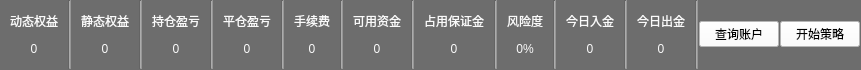
     <widget class="QWidget" name="panel_show_account" native="true">
      <property name="minimumSize">
       <size>
        <width>0</width>
        <height>70</height>
       </size>
      </property>
      <property name="maximumSize">
       <size>
        <width>16777215</width>
        <height>70</height>
       </size>
      </property>
      <property name="styleSheet">
       <string notr="true">background-color: rgb(109, 109, 109);
color: rgb(250, 250, 250);
font: 100 10pt &quot;微软雅黑&quot;;</string>
      </property>
      <layout class="QHBoxLayout" name="horizontalLayout_panel_show_account">
       <property name="spacing">
        <number>1</number>
       </property>
       <property name="leftMargin">
        <number>1</number>
       </property>
       <property name="topMargin">
        <number>0</number>
       </property>
       <property name="rightMargin">
        <number>1</number>
       </property>
       <property name="bottomMargin">
        <number>1</number>
       </property>
       <item>
        <widget class="QWidget" name="widget_dongtaiquanyi" native="true">
         <property name="styleSheet">
          <string notr="true">border-right-color: rgb(170, 164, 162);</string>
         </property>
         <layout class="QGridLayout" name="gridLayout_5">
          <item row="1" column="0">
           <widget class="QLabel" name="label_value_dongtaiquanyi">
            <property name="text">
             <string>0</string>
            </property>
            <property name="alignment">
             <set>Qt::AlignCenter</set>
            </property>
           </widget>
          </item>
          <item row="0" column="0">
           <widget class="QLabel" name="label_dongtaiquanyi">
            <property name="text">
             <string>动态权益</string>
            </property>
            <property name="alignment">
             <set>Qt::AlignCenter</set>
            </property>
           </widget>
          </item>
         </layout>
        </widget>
       </item>
       <item>
        <widget class="Line" name="line_13">
         <property name="styleSheet">
          <string notr="true">background-color: rgb(150, 150, 150);</string>
         </property>
         <property name="orientation">
          <enum>Qt::Vertical</enum>
         </property>
        </widget>
       </item>
       <item>
        <widget class="QWidget" name="widget_jingtaiquanyi" native="true">
         <property name="styleSheet">
          <string notr="true">border-right-color: rgb(170, 164, 162);</string>
         </property>
         <layout class="QVBoxLayout" name="verticalLayout_3">
          <item>
           <widget class="QLabel" name="label_jingtaiquanyi">
            <property name="text">
             <string>静态权益</string>
            </property>
            <property name="alignment">
             <set>Qt::AlignCenter</set>
            </property>
           </widget>
          </item>
          <item>
           <widget class="QLabel" name="label_value_jingtaiquanyi">
            <property name="text">
             <string>0</string>
            </property>
            <property name="alignment">
             <set>Qt::AlignCenter</set>
            </property>
           </widget>
          </item>
         </layout>
        </widget>
       </item>
       <item>
        <widget class="Line" name="line_14">
         <property name="styleSheet">
          <string notr="true">background-color: rgb(150, 150, 150);</string>
         </property>
         <property name="orientation">
          <enum>Qt::Vertical</enum>
         </property>
        </widget>
       </item>
       <item>
        <widget class="QWidget" name="widget_chicangyingkui" native="true">
         <property name="styleSheet">
          <string notr="true">border-right-color: rgb(170, 164, 162);</string>
         </property>
         <layout class="QVBoxLayout" name="verticalLayout_8">
          <item>
           <widget class="QLabel" name="label_chicangyingkui">
            <property name="text">
             <string>持仓盈亏</string>
            </property>
            <property name="alignment">
             <set>Qt::AlignCenter</set>
            </property>
           </widget>
          </item>
          <item>
           <widget class="QLabel" name="label_value_chicangyingkui">
            <property name="text">
             <string>0</string>
            </property>
            <property name="alignment">
             <set>Qt::AlignCenter</set>
            </property>
           </widget>
          </item>
         </layout>
        </widget>
       </item>
       <item>
        <widget class="Line" name="line_15">
         <property name="styleSheet">
          <string notr="true">background-color: rgb(150, 150, 150);</string>
         </property>
         <property name="orientation">
          <enum>Qt::Vertical</enum>
         </property>
        </widget>
       </item>
       <item>
        <widget class="QWidget" name="widget_pingcangyingkui" native="true">
         <property name="styleSheet">
          <string notr="true">border-right-color: rgb(170, 164, 162);</string>
         </property>
         <layout class="QVBoxLayout" name="verticalLayout_9">
          <item>
           <widget class="QLabel" name="label_pingcangyingkui">
            <property name="text">
             <string>平仓盈亏</string>
            </property>
            <property name="alignment">
             <set>Qt::AlignCenter</set>
            </property>
           </widget>
          </item>
          <item>
           <widget class="QLabel" name="label_value_pingcangyingkui">
            <property name="text">
             <string>0</string>
            </property>
            <property name="alignment">
             <set>Qt::AlignCenter</set>
            </property>
           </widget>
          </item>
         </layout>
        </widget>
       </item>
       <item>
        <widget class="Line" name="line_16">
         <property name="styleSheet">
          <string notr="true">background-color: rgb(150, 150, 150);</string>
         </property>
         <property name="orientation">
          <enum>Qt::Vertical</enum>
         </property>
        </widget>
       </item>
       <item>
        <widget class="QWidget" name="widget_shouxufei" native="true">
         <property name="styleSheet">
          <string notr="true">border-right-color: rgb(170, 164, 162);</string>
         </property>
         <layout class="QVBoxLayout" name="verticalLayout_10">
          <item>
           <widget class="QLabel" name="label_shouxufei">
            <property name="text">
             <string>手续费</string>
            </property>
            <property name="alignment">
             <set>Qt::AlignCenter</set>
            </property>
           </widget>
          </item>
          <item>
           <widget class="QLabel" name="label_value_shouxufei">
            <property name="text">
             <string>0</string>
            </property>
            <property name="alignment">
             <set>Qt::AlignCenter</set>
            </property>
           </widget>
          </item>
         </layout>
        </widget>
       </item>
       <item>
        <widget class="Line" name="line_17">
         <property name="styleSheet">
          <string notr="true">background-color: rgb(150, 150, 150);</string>
         </property>
         <property name="orientation">
          <enum>Qt::Vertical</enum>
         </property>
        </widget>
       </item>
       <item>
        <widget class="QWidget" name="widget_keyongzijin" native="true">
         <property name="styleSheet">
          <string notr="true">border-right-color: rgb(170, 164, 162);</string>
         </property>
         <layout class="QVBoxLayout" name="verticalLayout_11">
          <item>
           <widget class="QLabel" name="label_keyongzijin">
            <property name="text">
             <string>可用资金</string>
            </property>
            <property name="alignment">
             <set>Qt::AlignCenter</set>
            </property>
           </widget>
          </item>
          <item>
           <widget class="QLabel" name="label_value_keyongzijin">
            <property name="text">
             <string>0</string>
            </property>
            <property name="alignment">
             <set>Qt::AlignCenter</set>
            </property>
           </widget>
          </item>
         </layout>
        </widget>
       </item>
       <item>
        <widget class="Line" name="line_18">
         <property name="styleSheet">
          <string notr="true">background-color: rgb(150, 150, 150);</string>
         </property>
         <property name="orientation">
          <enum>Qt::Vertical</enum>
         </property>
        </widget>
       </item>
       <item>
        <widget class="QWidget" name="widget_zhanyongbaozhengjin" native="true">
         <property name="styleSheet">
          <string notr="true">border-right-color: rgb(170, 164, 162);</string>
         </property>
         <layout class="QVBoxLayout" name="verticalLayout_12">
          <item>
           <widget class="QLabel" name="label_zhanyongbaozhengjin">
            <property name="text">
             <string>占用保证金</string>
            </property>
            <property name="alignment">
             <set>Qt::AlignCenter</set>
            </property>
           </widget>
          </item>
          <item>
           <widget class="QLabel" name="label_value_zhanyongbaozhengjin">
            <property name="text">
             <string>0</string>
            </property>
            <property name="alignment">
             <set>Qt::AlignCenter</set>
            </property>
           </widget>
          </item>
         </layout>
        </widget>
       </item>
       <item>
        <widget class="Line" name="line_19">
         <property name="styleSheet">
          <string notr="true">background-color: rgb(150, 150, 150);</string>
         </property>
         <property name="orientation">
          <enum>Qt::Vertical</enum>
         </property>
        </widget>
       </item>
       <item>
        <widget class="QWidget" name="widget_fengxiandu" native="true">
         <property name="styleSheet">
          <string notr="true">border-right-color: rgb(170, 164, 162);</string>
         </property>
         <layout class="QVBoxLayout" name="verticalLayout_5">
          <item>
           <widget class="QLabel" name="label_fengxiandu">
            <property name="text">
             <string>风险度</string>
            </property>
            <property name="alignment">
             <set>Qt::AlignCenter</set>
            </property>
           </widget>
          </item>
          <item>
           <widget class="QLabel" name="label_value_fengxiandu">
            <property name="text">
             <string>0%</string>
            </property>
            <property name="alignment">
             <set>Qt::AlignCenter</set>
            </property>
           </widget>
          </item>
         </layout>
        </widget>
       </item>
       <item>
        <widget class="Line" name="line_10">
         <property name="styleSheet">
          <string notr="true">background-color: rgb(150, 150, 150);</string>
         </property>
         <property name="orientation">
          <enum>Qt::Vertical</enum>
         </property>
        </widget>
       </item>
       <item>
        <widget class="QWidget" name="widget_jinrirujin" native="true">
         <property name="styleSheet">
          <string notr="true">border-right-color: rgb(170, 164, 162);</string>
         </property>
         <layout class="QVBoxLayout" name="verticalLayout_6">
          <item>
           <widget class="QLabel" name="label_jinrirujin">
            <property name="text">
             <string>今日入金</string>
            </property>
            <property name="alignment">
             <set>Qt::AlignCenter</set>
            </property>
           </widget>
          </item>
          <item>
           <widget class="QLabel" name="label_value_jinrirujin">
            <property name="text">
             <string>0</string>
            </property>
            <property name="alignment">
             <set>Qt::AlignCenter</set>
            </property>
           </widget>
          </item>
         </layout>
        </widget>
       </item>
       <item>
        <widget class="Line" name="line_11">
         <property name="styleSheet">
          <string notr="true">background-color: rgb(150, 150, 150);</string>
         </property>
         <property name="orientation">
          <enum>Qt::Vertical</enum>
         </property>
        </widget>
       </item>
       <item>
        <widget class="QWidget" name="widget_jinrichujin" native="true">
         <property name="styleSheet">
          <string notr="true">border-right-color: rgb(170, 164, 162);</string>
         </property>
         <layout class="QVBoxLayout" name="verticalLayout_7">
          <item>
           <widget class="QLabel" name="label_jinrichujin">
            <property name="text">
             <string>今日出金</string>
            </property>
            <property name="alignment">
             <set>Qt::AlignCenter</set>
            </property>
           </widget>
          </item>
          <item>
           <widget class="QLabel" name="label_value_jinrichujin">
            <property name="text">
             <string>0</string>
            </property>
            <property name="alignment">
             <set>Qt::AlignCenter</set>
            </property>
           </widget>
          </item>
         </layout>
        </widget>
       </item>
       <item>
        <widget class="Line" name="line_12">
         <property name="styleSheet">
          <string notr="true">background-color: rgb(150, 150, 150);</string>
         </property>
         <property name="orientation">
          <enum>Qt::Vertical</enum>
         </property>
        </widget>
       </item>
       <item>
        <widget class="QPushButton" name="pushButton_query_account">
         <property name="layoutDirection">
          <enum>Qt::LeftToRight</enum>
         </property>
         <property name="styleSheet">
          <string notr="true">QPushButton{
	background-color: rgb(255, 255, 255);
	color: rgb(0, 0, 0);
}

QPushButton::pressed{
	background-color: rgb(109, 109, 109);
	color: rgb(255, 255, 255);
}</string>
         </property>
         <property name="text">
          <string>查询账户</string>
         </property>
        </widget>
       </item>
       <item>
        <widget class="QPushButton" name="pushButton_start_strategy">
         <property name="styleSheet">
          <string notr="true">QPushButton{
	background-color: rgb(255, 255, 255);
	color: rgb(0, 0, 0);
}

QPushButton::pressed{
	background-color: rgb(109, 109, 109);
	color: rgb(255, 255, 255);
}</string>
         </property>
         <property name="text">
          <string>开始策略</string>
         </property>
        </widget>
       </item>
      </layout>
     </widget>
